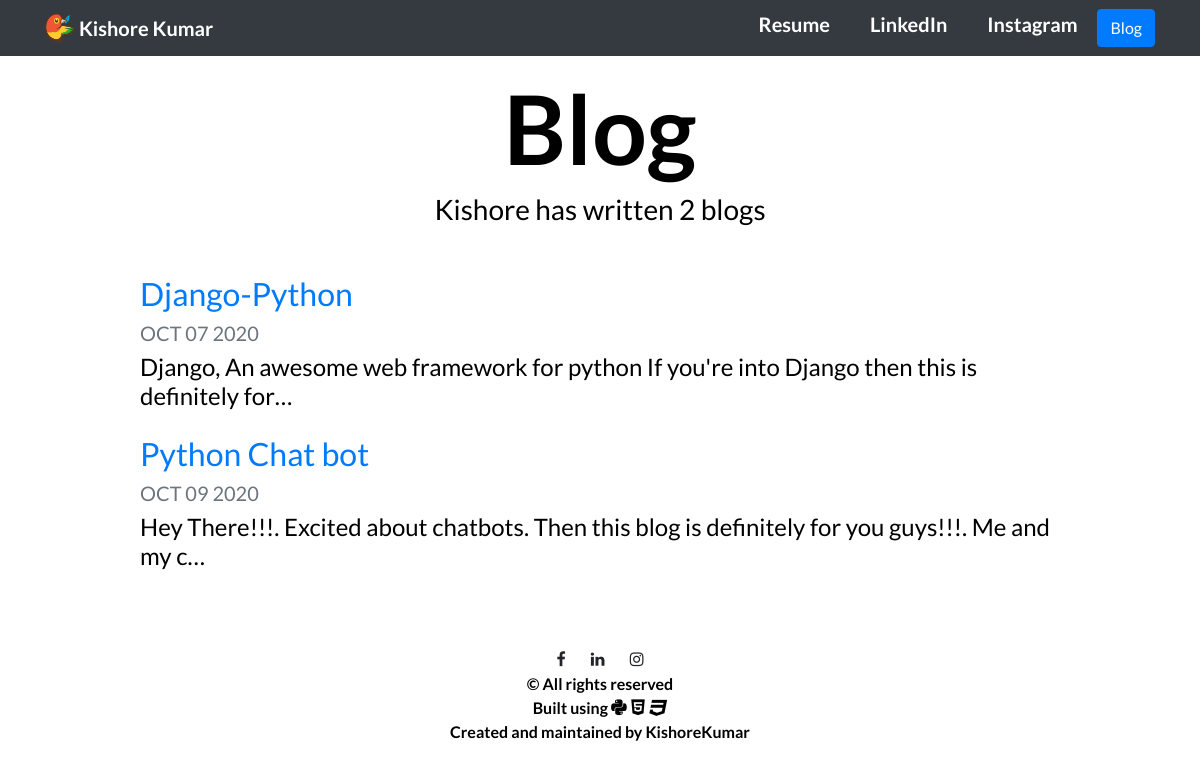
Screenshot of /blog/ with the database file from the repository.
### blog/models.py (models this page shows, shortened)
class Blog(models.Model):
    blog_title = models.CharField(max_length=100)
    blog_description = models.TextField()
    blog_date = models.DateField(auto_now=False)

### blog/views.py (the view)
# urls.py: path('',views.all_blogs,name="all_blogs"),
def all_blogs(request):
    blogs = Blog.objects.all()
    return render(request,'blog/all_blogs.html',{'blogs':blogs})

### blog/templates/blog/all_blogs.html
{% extends "portfolio/base.html" %}
{% load static %}
{% block body %}
<h1 id="blogtitle" class="font-weight-bold text-center">Blog</h1>
<h3 class="text-center mb-5">Kishore has written {{ blogs.count }} blog{{ blogs.count|pluralize }}</h3>
{% for blog in blogs %}
<div class="row justify-content-center my-3">
  <div class="col-md-10">
    <a href="{% url 'blog:detail' blog.id %}">
      <h2>{{ blog.blog_title }}</h2>
    </a>
    <h5 class="text-muted">{{ blog.blog_date|date:'M d Y'|upper }}</h5>
    <h4>{{ blog.blog_description|striptags|truncatechars:100 }}</h4>
  </div>
</div>
{% endfor %}
{% endblock %}

### portfolio/static/portfolio/custom.css (style rules this page uses)
html, body { height: 100%; }
body { height:100%; width:100%; color:black; font-weight:bold; animation: myanimation 10s infinite; padding-top: 70px; }
body { font-family: 'Lato', sans-serif; }
#blogtitle { font-size: 6rem; }

### rows the page displays
Blog: blog_title "Django-Python", blog_date "OCT 07 2020", blog_description "Django, An awesome web framework for python If you're into Django then this is definitely for…"
Blog: blog_title "Python Chat bot", blog_date "OCT 09 2020", blog_description "Hey There!!!. Excited about chatbots. Then this blog is definitely for you guys!!!. Me and my c…"

### other values shown
{{ blogs.count }} "2"
